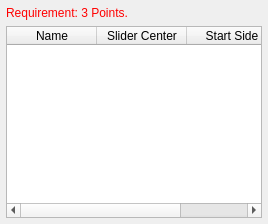
                   <widget class="QWidget" name="Slider_tab">
                    <attribute name="title">
                     <string>Slider</string>
                    </attribute>
                    <layout class="QVBoxLayout" name="verticalLayout_6">
                     <property name="leftMargin">
                      <number>0</number>
                     </property>
                     <property name="topMargin">
                      <number>0</number>
                     </property>
                     <property name="rightMargin">
                      <number>0</number>
                     </property>
                     <property name="bottomMargin">
                      <number>0</number>
                     </property>
                     <item>
                      <widget class="QWidget" name="Slider_Widget" native="true">
                       <property name="sizePolicy">
                        <sizepolicy hsizetype="Expanding" vsizetype="Expanding">
                         <horstretch>0</horstretch>
                         <verstretch>0</verstretch>
                        </sizepolicy>
                       </property>
                       <property name="contextMenuPolicy">
                        <enum>Qt::CustomContextMenu</enum>
                       </property>
                       <property name="statusTip">
                        <string>All slider will show here. Needs a point and a link.</string>
                       </property>
                       <layout class="QVBoxLayout" name="Slider_Layout">
                        <property name="leftMargin">
                         <number>6</number>
                        </property>
                        <property name="topMargin">
                         <number>6</number>
                        </property>
                        <property name="rightMargin">
                         <number>6</number>
                        </property>
                        <property name="bottomMargin">
                         <number>6</number>
                        </property>
                        <item>
                         <widget class="QLabel" name="reqSlider">
                          <property name="text">
                           <string>&lt;html&gt;&lt;head/&gt;&lt;body&gt;&lt;p&gt;&lt;span style=&quot; color:#ff0000;&quot;&gt;Requirement: 3 Points.&lt;/span&gt;&lt;/p&gt;&lt;/body&gt;&lt;/html&gt;</string>
                          </property>
                         </widget>
                        </item>
                        <item>
                         <widget class="QTableWidget" name="Slider">
                          <property name="statusTip">
                           <string/>
                          </property>
                          <property name="editTriggers">
                           <set>QAbstractItemView::NoEditTriggers</set>
                          </property>
                          <property name="selectionBehavior">
                           <enum>QAbstractItemView::SelectRows</enum>
                          </property>
                          <property name="verticalScrollMode">
                           <enum>QAbstractItemView::ScrollPerPixel</enum>
                          </property>
                          <property name="horizontalScrollMode">
                           <enum>QAbstractItemView::ScrollPerPixel</enum>
                          </property>
                          <attribute name="horizontalHeaderDefaultSectionSize">
                           <number>90</number>
                          </attribute>
                          <attribute name="horizontalHeaderMinimumSectionSize">
                           <number>90</number>
                          </attribute>
                          <column>
                           <property name="text">
                            <string>Name</string>
                           </property>
                           <property name="icon">
                            <iconset resource="../icons.qrc">
                             <normaloff>:/icons/pointonx.png</normaloff>:/icons/pointonx.png</iconset>
                           </property>
                          </column>
                          <column>
                           <property name="text">
                            <string>Slider Center</string>
                           </property>
                          </column>
                          <column>
                           <property name="text">
                            <string>Start Side</string>
                           </property>
                          </column>
                          <column>
                           <property name="text">
                            <string>End Side</string>
                           </property>
                          </column>
                         </widget>
                        </item>
                       </layout>
                      </widget>
                     </item>
                    </layout>
                   </widget>
